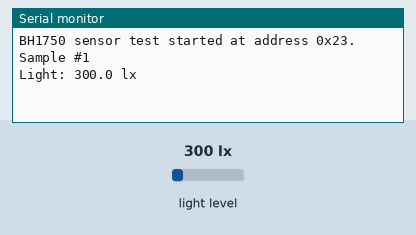
This sketch was run on a simulated ESP32. Shown: the last lines printed to the serial monitor. The inputs (shaded band) are chosen by the test bench; at power-on: light level 300 lx.

Above: at 2.2 s.
2.3 s: light level set to 40 lx
At 3.5 s:
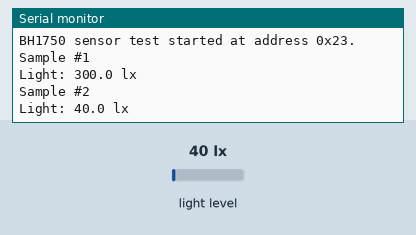
5.0 s: light level set to 500 lx
At 6.3 s:
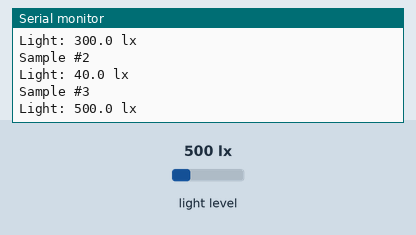
Timing chart, 0 to 8.0 s (numbered marks = the images above; inputs shaded):
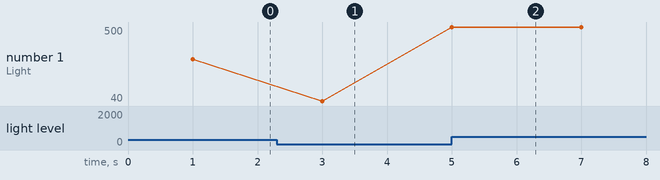

Measured:
- after the input at 2.3 s, the serial monitor: prints a new line after 0.70 s (image 1)
- after the input at 5.0 s, the serial monitor: prints a new line at once (image 2)
- plotted number 1: 300 → 40 after the input at 2.3 s, 40 → 500 after the input at 5.0 s

The sketch:

bh1750_sensor_test.ino
```cpp
#include <Wire.h>
#include <BH1750.h>

constexpr uint8_t I2C_SDA_PIN = 8;
constexpr uint8_t I2C_SCL_PIN = 9;
constexpr uint8_t BH1750_ADDRESS = 0x23;
constexpr uint32_t I2C_CLOCK_HZ = 100000;
constexpr unsigned long SERIAL_BAUD_RATE = 115200;
constexpr unsigned long SAMPLE_INTERVAL_MS = 2000;
constexpr float SATURATION_LEVEL_LUX = 65535.0F;

BH1750 lightMeter;
bool sensorReady = false;

/**
 * 读取并校验一组照度数据，然后输出到串口。
 *
 * @param sampleCount 当前采样编号。
 * @return 数据有效时返回 true，否则返回 false。
 */
bool readAndPrintLightLevel(unsigned long sampleCount) {
  const float lightLevelLux = lightMeter.readLightLevel();

  Serial.printf("Sample #%lu\n", sampleCount);
  if (isnan(lightLevelLux) || lightLevelLux < 0.0F) {
    Serial.println("BH1750 read failed: invalid value received.\n");
    return false;
  }

  Serial.printf("Light: %.1f lx\n", lightLevelLux);
  if (lightLevelLux >= SATURATION_LEVEL_LUX) {
    Serial.println("Warning: sensor may be saturated.");
  }
  Serial.println();
  return true;
}

/**
 * 初始化 USB 串口、I²C 总线和 BH1750。
 */
void setup() {
  Serial.begin(SERIAL_BAUD_RATE);
  delay(1000);
  Wire.begin(I2C_SDA_PIN, I2C_SCL_PIN);
  Wire.setClock(I2C_CLOCK_HZ);

  sensorReady = lightMeter.begin(
    BH1750::CONTINUOUS_HIGH_RES_MODE,
    BH1750_ADDRESS,
    &Wire
  );
  if (sensorReady) {
    Serial.println("BH1750 sensor test started at address 0x23.\n");
  } else {
    Serial.println("BH1750 initialization failed at address 0x23.");
    Serial.println("Check VCC, GND, SDA, SCL and ADD wiring.\n");
  }
}

/**
 * 每两秒执行一次照度采样。
 */
void loop() {
  static unsigned long sampleCount = 1;

  if (sensorReady) {
    readAndPrintLightLevel(sampleCount);
    sampleCount++;
  }
  delay(SAMPLE_INTERVAL_MS);
}
```
